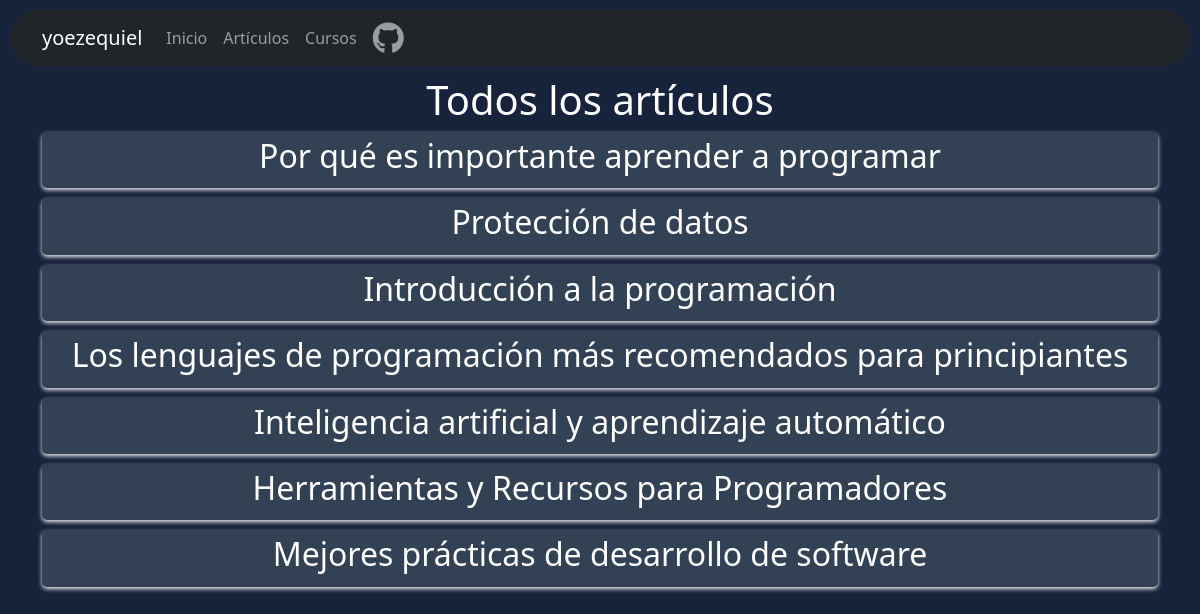
Page /articles on the earlier database version.
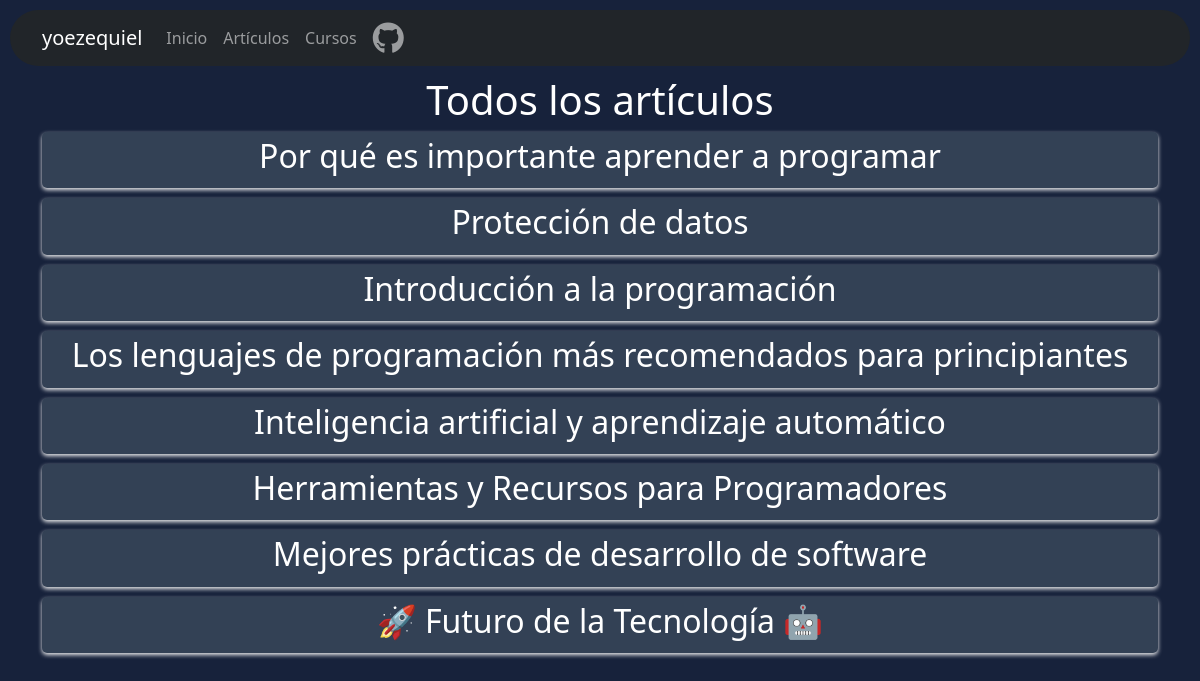
Same page on the later database version.
### tables this page shows
CREATE TABLE articles (
                    id INTEGER PRIMARY KEY AUTOINCREMENT,
                    title TEXT NOT NULL,
                    content TEXT NOT NULL,
                    image TEXT
                );

### app.py (the view)
@app.route('/articles')
def view_all_articles():
    conn = get_db_connection()
    if conn:
        try:
            cursor = conn.cursor()
            cursor.execute("SELECT * FROM articles")
            all_articles = cursor.fetchall()
            cursor.close()
            conn.close()
            return render_template('all_articles.html', articles=all_articles)
        except sqlite3.Error as e:
            print(e)
            return "Error en la conexión a la base de datos"
    else:
        return "Error en la conexión a la base de datos"

### app.py (called while the page is built)
def get_db_connection():
    try:
        conn = sqlite3.connect('blog.db')
        return conn
    except sqlite3.Error as e:
        print(e)
        return None

### templates/all_articles.html (shortened to what this page needs)
{% extends 'base.html' %}
{% block content %}
<link rel="stylesheet" href="{{ url_for('static', filename='css/index.css') }}">
<body>
    <h1>Todos los artículos</h1>
    {% for article in articles %}
            <div class="article">
                <h2><a href="{{ url_for('view_article', article_id=article[0]) }}">{{ article[1] }}</a></h2>
            </div>
        {% endfor %}
</body>
</html>
{% endblock %}

### templates/base.html (shortened to what this page needs)
<!DOCTYPE html>
<html>
<head>
    <link rel="stylesheet" href="https://stackpath.bootstrapcdn.com/bootstrap/5.0.0-alpha2/css/bootstrap.min.css">
    <link rel="stylesheet" href="{{ url_for('static', filename='css/base.css') }}">
</head>
<body>
    <nav class="navbar navbar-expand-lg navbar-dark bg-dark">
        <div class="container">
            <a class="navbar-brand" href="/">yoezequiel</a>
            <div class="collapse navbar-collapse" id="navbarNav">
                <ul class="navbar-nav ml-auto">
                    <li class="nav-item">
                        <a class="nav-link" href="/">Inicio</a>
                    </li>
                    <li class="nav-item">
                        <a class="nav-link" href="/articles">Artículos</a>
                    </li>
                    <li class="nav-item">
                        <a class="nav-link" href="/cursos">Cursos</a>
                    </li>
                    <li class="nav-item">
                        <a class="nav-link" href="https://github.com/yoezequiel "target="_blank"><i class="fa-brands fa-github fa-2xl"></i></a>
                    </li>
                </ul>
            </div>
        </div>
    </nav>
    <div class="container" id="container">
        {% block content %}
        {% endblock %}
</body>
</html>

### static/css/base.css (style rules this page uses)
body { background-color: rgb(23, 34, 59); color: white; text-align: center; }
nav { border-radius: 100px; margin: 10px; }

### static/css/index.css (style rules this page uses)
.article { padding: 5px; margin-bottom: 10px; box-shadow: 0 2px 4px rgba(251, 251, 251, 0.934); transition: transform 0.2s ease-in-out; background-color: rgb(51, 65, 85); border-radius: 5px; }
a { text-decoration: none; color: white; font-weight: 350; }

Differences in the rows shown:
added articles: title "🚀 Futuro de la Tecnología 🤖"
